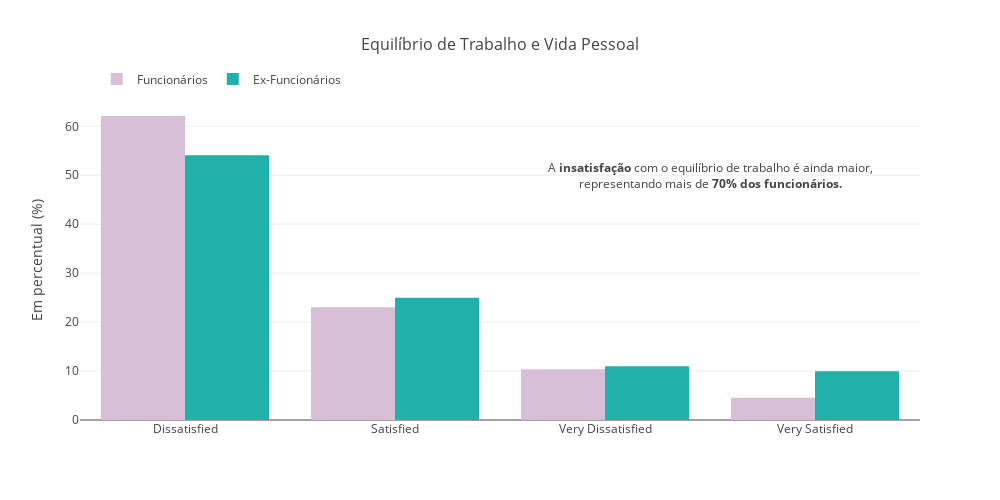

Write notebook code for a chart like this one.
### Code cell
# Distribuição da Satisfação dos Funcionários com o Equilíbrio de Trabalho e Vida Pessoal

fig = go.Figure()

fig.add_trace(go.Bar(
    x=dados_funcionarios['WorkLifeBalance'].value_counts(normalize=True).index,
    y=dados_funcionarios['WorkLifeBalance'].value_counts(normalize=True)*100,
    marker_color='thistle',
    name='Funcionários'
))

fig.add_trace(go.Bar(
    x=dados_ex_funcionarios['WorkLifeBalance'].value_counts(normalize=True).index,
    y=dados_ex_funcionarios['WorkLifeBalance'].value_counts(normalize=True)*100,
    marker_color='lightseagreen',
    name='Ex-Funcionários'
))

fig.update_layout(
    title='Equilíbrio de Trabalho e Vida Pessoal',
    title_x=0.5,  
    title_font=dict(size=16),  
    barmode='group',
    width=1000, 
    height=500,  
    plot_bgcolor='rgba(0,0,0,0)',
    legend=dict(
        orientation="h",
        yanchor="bottom",
        y=1.02,
        xanchor="left",
        x=0.02  
    ))

fig.add_annotation(
    x=2.5, 
    y=50,
    text="A <b>insatisfação</b> com o equilíbrio de trabalho é ainda maior,<br>representando mais de <b>70% dos funcionários.</b><br>",
    showarrow=False,
    font=dict(size=12),
    align='center'
)

fig.update_yaxes(title="Em percentual (%)") # atualizando eixo y

fig.show()

### Figure 1 — Plotly figure (JSON) as saved in the notebook; plotly's stock layout.template omitted (floating-point values rounded to 4 significant figures)
{"data": [{"marker": {"color": "thistle"}, "name": "Funcionários", "type": "bar", "x": ["Dissatisfied", "Satisfied", "Very Dissatisfied", "Very Satisfied"], "y": [62.1, 23.02, 10.36, 4.521]}, {"marker": {"color": "lightseagreen"}, "name": "Ex-Funcionários", "type": "bar", "x": ["Dissatisfied", "Satisfied", "Very Dissatisfied", "Very Satisfied"], "y": [54.07, 25, 10.98, 9.959]}], "layout": {"annotations": [{"align": "center", "font": {"size": 12}, "showarrow": false, "text": "A <b>insatisfação</b> com o equilíbrio de trabalho é ainda maior,<br>representando mais de <b>70% dos funcionários.</b><br>", "x": 2.5, "y": 50}], "barmode": "group", "height": 500, "legend": {"orientation": "h", "x": 0.02, "xanchor": "left", "y": 1.02, "yanchor": "bottom"}, "plot_bgcolor": "rgba(0,0,0,0)", "title": {"font": {"size": 16}, "text": "Equilíbrio de Trabalho e Vida Pessoal", "x": 0.5}, "width": 1000, "yaxis": {"title": {"text": "Em percentual (%)"}}}}
